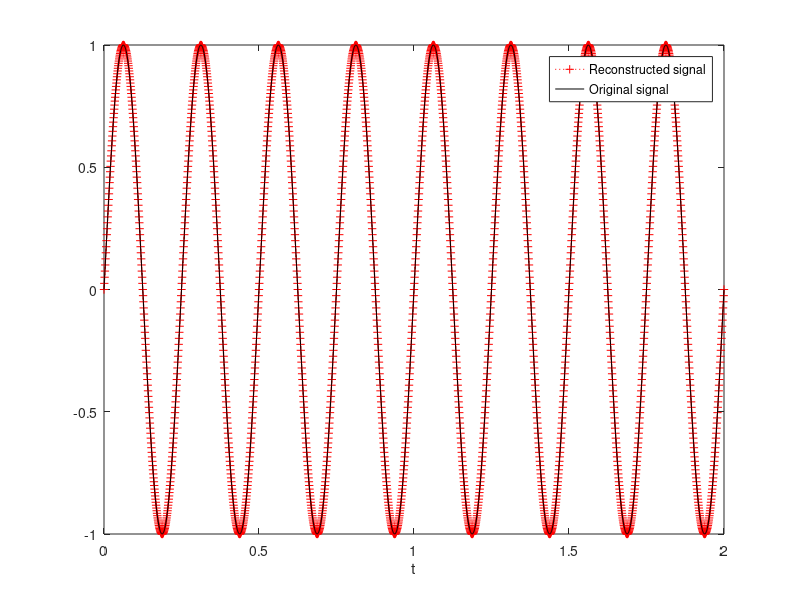

Write the MATLAB code that produced this figure.
close all; clear all; clc;

t=0:1/1000:2;
F=4;
x_t=sin(2*pi*F*t); %original signal

Ts=1/2000;
ts=0:Ts:2;
x_n_vec=sin(2*pi*F*ts); %sampled signal (digital)
n_vec=ts/Ts;

x_r_t=zeros(1,length(t));
for n_indx=1:length(n_vec)
xn =x_n_vec(1,n_indx);
n=n_vec(1,n_indx);
temp= xn *sinc((t- n *Ts)/Ts);
x_r_t= x_r_t+ temp;
end

plot(t,x_r_t,'r+:'); %reconstructed signal
hold on
plot(t,x_t,'k-');
xlabel('t');
legend('Reconstructed signal', 'Original signal');
